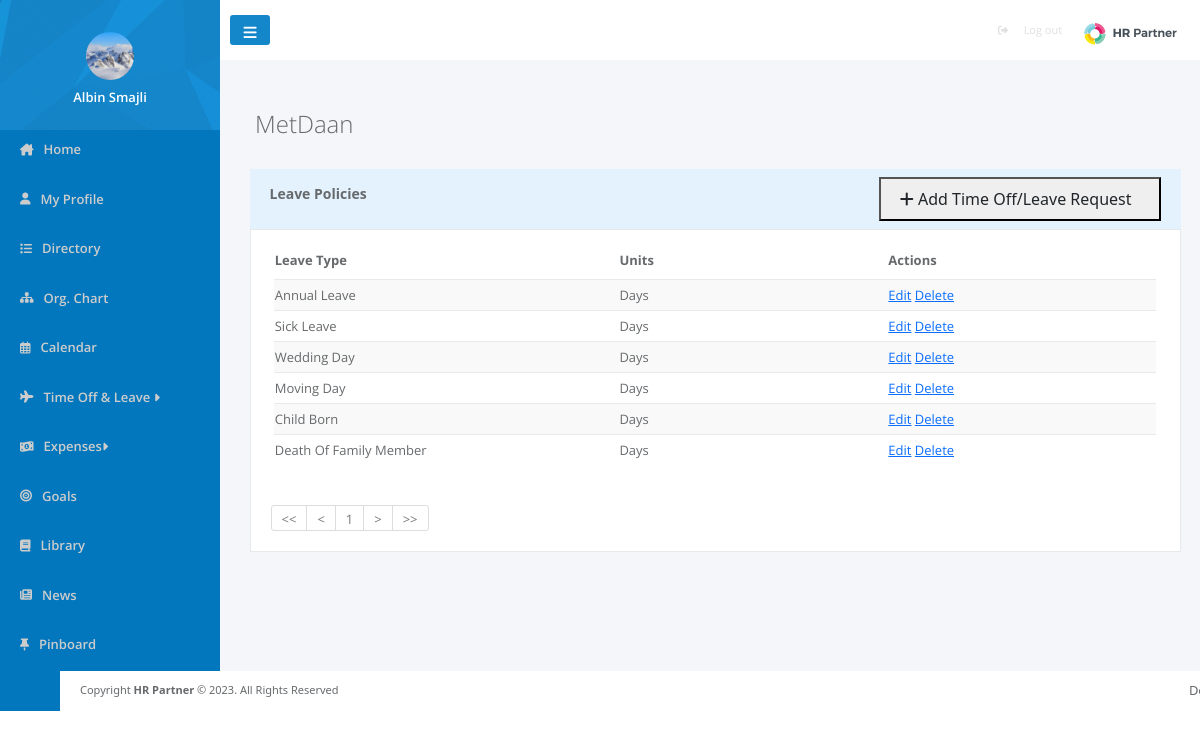
/pages/configureLeaves.php (signed in), run on an earlier commit of the app's database.
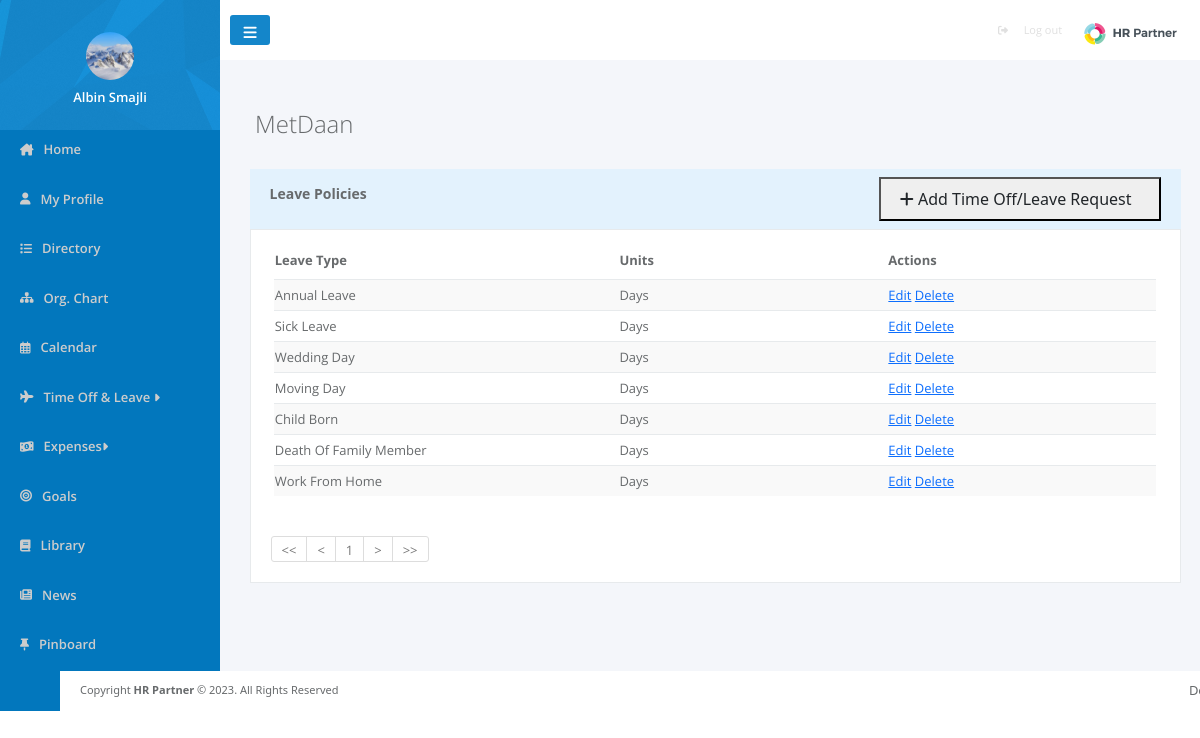
And on a later commit of the database.
### tables this page shows
CREATE TABLE `users` (
  `user_id` int(100) NOT NULL,
  `image` varchar(500) DEFAULT NULL,
  `name` varchar(200) NOT NULL,
  `surname` varchar(200) NOT NULL,
  `email` varchar(200) NOT NULL,
  `password` varchar(500) NOT NULL,
  `Position_ID` int(11) DEFAULT NULL,
  `Departament_ID` int(11) DEFAULT NULL,
  `role` int(11) NOT NULL,
  `location` varchar(100) DEFAULT NULL,
  `status` varchar(100) DEFAULT NULL,
  `report_to` int(11) DEFAULT NULL,
  `gender` varchar(10) DEFAULT NULL,
  `born` date DEFAULT NULL,
  `started` date DEFAULT NULL,
  `company` int(11) DEFAULT NULL
);

CREATE TABLE `timeofftype` (
  `id` int(11) NOT NULL,
  `time_off` varchar(100) DEFAULT NULL,
  `company_id` int(11) DEFAULT NULL
);

### pages/configureLeaves.php (the view, shortened to what the changed rows need)
<?php
require_once '../config.php';
$userId = $_SESSION['user_id'];
$companyId = $_SESSION['company'];
if (isset($_GET['page'])) {
    $page = $_GET['page'];
} else {
    $page = 1;
}
$limit = 10;
$start = ($page - 1) * $limit;
$leaveTypeQuery = "SELECT id, time_off
        FROM timeofftype
        WHERE company_id = :companyId
        LIMIT $start , $limit
    ";
$stmt = $con->prepare($leaveTypeQuery);
$stmt->bindParam(':companyId', $companyId, PDO::PARAM_INT);
$stmt->execute();
$leaveTypes = $stmt->fetchAll(PDO::FETCH_ASSOC);
$leaveTypeCount = "SELECT id, time_off
        FROM timeofftype
        WHERE company_id = :companyId
    ";
$prep = $con->prepare($leaveTypeCount);
$prep->bindParam(':companyId', $companyId, PDO::PARAM_INT);
$prep->execute();
$total_datas = $prep->rowCount();
$total_page = ceil($total_datas / $limit);
?>
<head>
    <link rel="stylesheet" href="../css/requsetHistory.css">
    <link href="https://cdn.jsdelivr.net/npm/bootstrap@5.3.3/dist/css/bootstrap.min.css" rel="stylesheet"
>
</head>
<body>
    <div>
        <?php include '../template/sidebar.php' ?>
    </div>
    <div class="content">
        <div class="requestHead">
            <?php echo "<h2>" . $_SESSION['company_name'] . "</h2>"; ?>
        </div>
        <div class="requestBody">
            <div class="requestTableBody">
                <table class="recentLeave">
                    <thead>
                        <tr>
                            <th>Leave Type</th>
                            <th>Units</th>
                            <th>Actions</th>
                        </tr>
                    </thead>
                    <tbody>
                        <?php foreach ($leaveTypes as $leaveType): ?>
                            <tr>
                                <td><?= $leaveType['time_off'] ?></td>
                                <td>Days</td>
                                <td>
                                    <a href="" data-bs-toggle="modal" data-bs-target="#editModal<?php echo $leaveType['id']; ?>"
                                        data-bs-whatever="@mdo">Edit</a>
                                    <a href="deleteLeave.php?leave_id=<?= $leaveType['id']; ?>">Delete</a>
                                </td>
                            </tr>
                        <?php endforeach; ?>
                    </tbody>
                </table>
                <div class="paginationn">
                    <ul>
                        <?php for ($i = 1; $i <= $total_page; $i++) {
                            $current_page = $page;
                            $previous_2 = $current_page - 2;
                            $next_2 = $current_page + 2;
                            if ($i >= $previous_2 && $i <= $next_2) {
                                ?>
                                <li><a href="configureLeaves.php?page=<?php echo $i ?>"><?php echo $i ?></a></li>
                            <?php }
                        } ?>
                    </ul>
                </div>
            </div>
        </div>
    </div>
</body>
</html>

### template/sidebar.php (shortened to what the changed rows need)
<?php
$sql = "SELECT u.user_id, u.image from users u where user_id=$userId";
$prep = $con->prepare($sql);
$prep->execute();
$userImages = $prep->fetchAll();
?>
<head>
    <link rel="stylesheet" href="../css/index.css">
</head>
<div id="sidebar">
    <div id="profile">
        <?php foreach ($userImages as $userImage): ?>
            <img src="../userIMG/<?= $userImage['image'] ?>" alt="">
        <?php endforeach; ?>
        <?php echo "<h3>" . $_SESSION['name'] . "</h3>"; ?>
    </div>
</div>

What changed in the data, as far as the page shows it:
added timeofftype: time_off "Work From Home"
